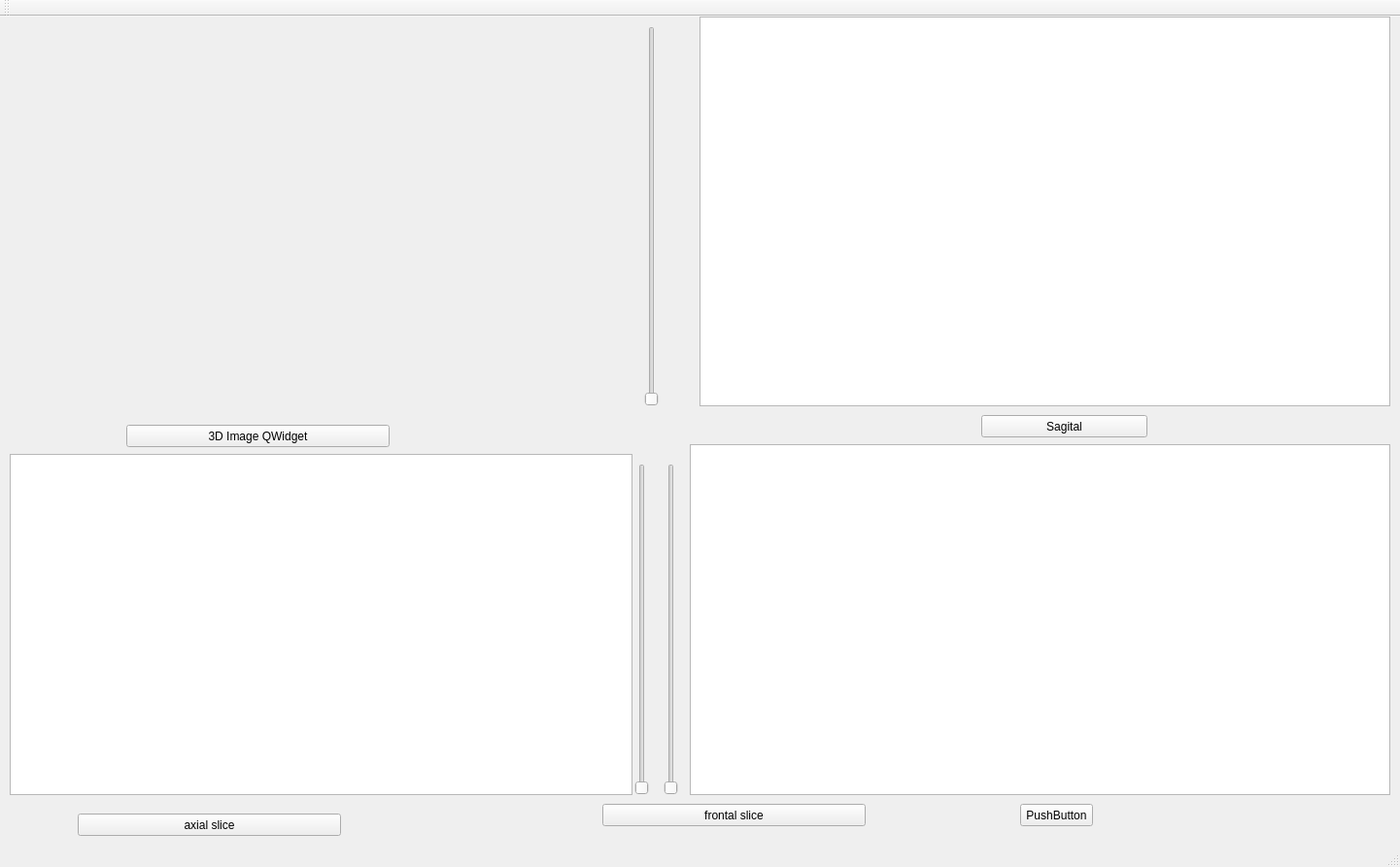
<?xml version="1.0" encoding="UTF-8"?>
<ui version="4.0">
 <class>MainWindow</class>
 <widget class="QMainWindow" name="MainWindow">
  <property name="geometry">
   <rect>
    <x>0</x>
    <y>0</y>
    <width>1441</width>
    <height>892</height>
   </rect>
  </property>
  <property name="windowTitle">
   <string>MainWindow</string>
  </property>
  <widget class="QWidget" name="centralWidget">
   <widget class="QGraphicsView" name="graphicsView">
    <property name="geometry">
     <rect>
      <x>720</x>
      <y>0</y>
      <width>711</width>
      <height>401</height>
     </rect>
    </property>
   </widget>
   <widget class="QPushButton" name="pushButton">
    <property name="geometry">
     <rect>
      <x>130</x>
      <y>420</y>
      <width>271</width>
      <height>23</height>
     </rect>
    </property>
    <property name="text">
     <string>3D Image QWidget</string>
    </property>
   </widget>
   <widget class="QPushButton" name="pushButton_2">
    <property name="geometry">
     <rect>
      <x>1010</x>
      <y>410</y>
      <width>171</width>
      <height>23</height>
     </rect>
    </property>
    <property name="text">
     <string>Sagital</string>
    </property>
   </widget>
   <widget class="QWidget" name="verticalLayoutWidget">
    <property name="geometry">
     <rect>
      <x>10</x>
      <y>0</y>
      <width>631</width>
      <height>411</height>
     </rect>
    </property>
    <layout class="QVBoxLayout" name="verticalLayout"/>
   </widget>
   <widget class="QGraphicsView" name="graphicsView_2">
    <property name="geometry">
     <rect>
      <x>10</x>
      <y>450</y>
      <width>641</width>
      <height>351</height>
     </rect>
    </property>
   </widget>
   <widget class="QGraphicsView" name="graphicsView_3">
    <property name="geometry">
     <rect>
      <x>710</x>
      <y>440</y>
      <width>721</width>
      <height>361</height>
     </rect>
    </property>
   </widget>
   <widget class="QPushButton" name="pushButton_3">
    <property name="geometry">
     <rect>
      <x>80</x>
      <y>820</y>
      <width>271</width>
      <height>23</height>
     </rect>
    </property>
    <property name="text">
     <string>axial slice</string>
    </property>
   </widget>
   <widget class="QPushButton" name="pushButton_4">
    <property name="geometry">
     <rect>
      <x>620</x>
      <y>810</y>
      <width>271</width>
      <height>23</height>
     </rect>
    </property>
    <property name="text">
     <string>frontal slice</string>
    </property>
   </widget>
   <widget class="QSlider" name="axialSlider">
    <property name="geometry">
     <rect>
      <x>660</x>
      <y>10</y>
      <width>22</width>
      <height>391</height>
     </rect>
    </property>
    <property name="orientation">
     <enum>Qt::Vertical</enum>
    </property>
   </widget>
   <widget class="QSlider" name="sagitalSlider">
    <property name="geometry">
     <rect>
      <x>650</x>
      <y>460</y>
      <width>22</width>
      <height>341</height>
     </rect>
    </property>
    <property name="orientation">
     <enum>Qt::Vertical</enum>
    </property>
   </widget>
   <widget class="QSlider" name="frontalSlider">
    <property name="geometry">
     <rect>
      <x>680</x>
      <y>460</y>
      <width>22</width>
      <height>341</height>
     </rect>
    </property>
    <property name="orientation">
     <enum>Qt::Vertical</enum>
    </property>
   </widget>
   <widget class="QPushButton" name="Draw">
    <property name="geometry">
     <rect>
      <x>1050</x>
      <y>810</y>
      <width>75</width>
      <height>23</height>
     </rect>
    </property>
    <property name="text">
     <string>PushButton</string>
    </property>
   </widget>
  </widget>
  <widget class="QMenuBar" name="menuBar">
   <property name="geometry">
    <rect>
     <x>0</x>
     <y>0</y>
     <width>1441</width>
     <height>21</height>
    </rect>
   </property>
  </widget>
  <widget class="QToolBar" name="mainToolBar">
   <attribute name="toolBarArea">
    <enum>TopToolBarArea</enum>
   </attribute>
   <attribute name="toolBarBreak">
    <bool>false</bool>
   </attribute>
  </widget>
  <widget class="QStatusBar" name="statusBar"/>
 </widget>
 <layoutdefault spacing="6" margin="11"/>
 <resources/>
 <connections/>
</ui>
